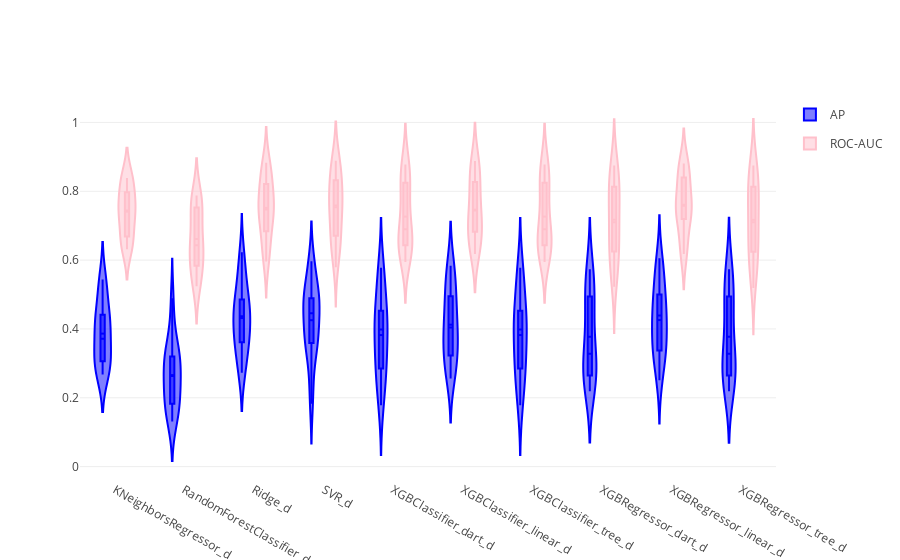

The notebook cell this image was saved under:
### Code cell
trace1 = {
    "type": 'violin',
    "x": results['classifier'],
    "y": results['mean_test_binarize_average_precision_scorer'],
    "legendgroup": 'AP',
    "scalegroup": 'AP',
    "name": 'AP',
    "box": {
        "visible": True
    },
    "meanline": {
        "visible": True
    },
    "line": {
        "color": 'blue'
    }
}

trace2 = {
    "type": 'violin',
    "x": results_auc['classifier'],
    "y": results_auc['mean_test_binarize_auc_scorer'],
    "legendgroup": 'ROC-AUC',
    "scalegroup": 'ROC-AUC',
    "name": 'ROC-AUC',
    "box": {
        "visible": True
    },
    "meanline": {
        "visible": True
    },
    "line": {
        "color": 'pink'
    }
}

layout = {
    "yaxis": {
        "zeroline": False,
    },
    "violinmode": 'group'
}
fig = go.Figure(data=[trace1, trace2], layout=layout)
iplot(fig)
# To show plot, paste the link to this GitHub notebook into http://nbviewer.jupyter.org/

### Figure 1 — Plotly figure (JSON) as saved in the notebook; plotly's stock layout.template omitted (floating-point values rounded to 4 significant figures; data arrays with more than 128 entries replaced by an {"elided": "..."} marker saying what was removed)
{"data": [{"box": {"visible": true}, "legendgroup": "AP", "line": {"color": "blue"}, "meanline": {"visible": true}, "name": "AP", "scalegroup": "AP", "type": "violin", "uid": "875694d8-7d92-11e9-b3e0-acbc32846fd5", "x": {"elided": "170 str values"}, "y": {"elided": "170 float values"}}, {"box": {"visible": true}, "legendgroup": "ROC-AUC", "line": {"color": "pink"}, "meanline": {"visible": true}, "name": "ROC-AUC", "scalegroup": "ROC-AUC", "type": "violin", "uid": "87569618-7d92-11e9-b3e0-acbc32846fd5", "x": {"elided": "170 str values"}, "y": {"elided": "170 float values"}}], "layout": {"violinmode": "group", "yaxis": {"zeroline": false}}}
